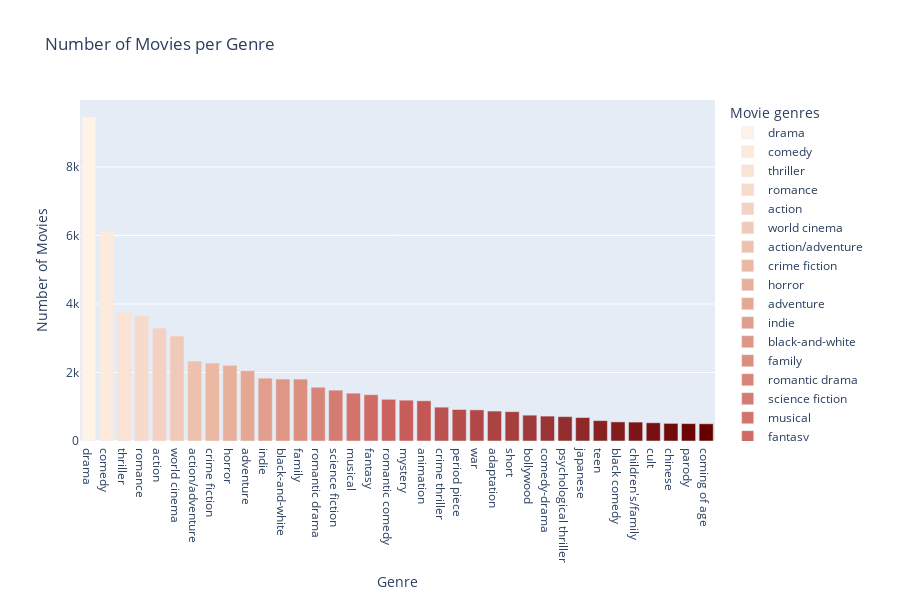

The cell this chart's notebook holds for it:
### Markdown cell above
What kind of genres do we have in this dataset ? And how many movies for each genre ?

### Code cell
plot_genre_counts(movies_genres)

### Figure 1 — Plotly figure (JSON) as saved in the notebook; plotly's stock layout.template omitted (floating-point values rounded to 4 significant figures)
{"data": [{"alignmentgroup": "True", "hovertemplate": "Movie genres=%{x}<br>Count=%{y}<extra></extra>", "legendgroup": "drama", "marker": {"color": "#fff2e6", "pattern": {"shape": ""}}, "name": "drama", "offsetgroup": "drama", "orientation": "v", "showlegend": true, "textposition": "auto", "type": "bar", "x": ["drama"], "xaxis": "x", "y": [9457], "yaxis": "y"}, {"alignmentgroup": "True", "hovertemplate": "Movie genres=%{x}<br>Count=%{y}<extra></extra>", "legendgroup": "comedy", "marker": {"color": "#fceadd", "pattern": {"shape": ""}}, "name": "comedy", "offsetgroup": "comedy", "orientation": "v", "showlegend": true, "textposition": "auto", "type": "bar", "x": ["comedy"], "xaxis": "x", "y": [6122], "yaxis": "y"}, {"alignmentgroup": "True", "hovertemplate": "Movie genres=%{x}<br>Count=%{y}<extra></extra>", "legendgroup": "thriller", "marker": {"color": "#fae2d4", "pattern": {"shape": ""}}, "name": "thriller", "offsetgroup": "thriller", "orientation": "v", "showlegend": true, "textposition": "auto", "type": "bar", "x": ["thriller"], "xaxis": "x", "y": [3762], "yaxis": "y"}, {"alignmentgroup": "True", "hovertemplate": "Movie genres=%{x}<br>Count=%{y}<extra></extra>", "legendgroup": "romance", "marker": {"color": "#f7dacb", "pattern": {"shape": ""}}, "name": "romance", "offsetgroup": "romance", "orientation": "v", "showlegend": true, "textposition": "auto", "type": "bar", "x": ["romance"], "xaxis": "x", "y": [3651], "yaxis": "y"}, {"alignmentgroup": "True", "hovertemplate": "Movie genres=%{x}<br>Count=%{y}<extra></extra>", "legendgroup": "action", "marker": {"color": "#f4d1c1", "pattern": {"shape": ""}}, "name": "action", "offsetgroup": "action", "orientation": "v", "showlegend": true, "textposition": "auto", "type": "bar", "x": ["action"], "xaxis": "x", "y": [3297], "yaxis": "y"}, {"alignmentgroup": "True", "hovertemplate": "Movie genres=%{x}<br>Count=%{y}<extra></extra>", "legendgroup": "world cinema", "marker": {"color": "#f1c9b8", "pattern": {"shape": ""}}, "name": "world cinema", "offsetgroup": "world cinema", "orientation": "v", "showlegend": true, "textposition": "auto", "type": "bar", "x": ["world cinema"], "xaxis": "x", "y": [3064], "yaxis": "y"}, {"alignmentgroup": "True", "hovertemplate": "Movie genres=%{x}<br>Count=%{y}<extra></extra>", "legendgroup": "action/adventure", "marker": {"color": "#eec1af", "pattern": {"shape": ""}}, "name": "action/adventure", "offsetgroup": "action/adventure", "orientation": "v", "showlegend": true, "textposition": "auto", "type": "bar", "x": ["action/adventure"], "xaxis": "x", "y": [2332], "yaxis": "y"}, {"alignmentgroup": "True", "hovertemplate": "Movie genres=%{x}<br>Count=%{y}<extra></extra>", "legendgroup": "crime fiction", "marker": {"color": "#ebb8a4", "pattern": {"shape": ""}}, "name": "crime fiction", "offsetgroup": "crime fiction", "orientation": "v", "showlegend": true, "textposition": "auto", "type": "bar", "x": ["crime fiction"], "xaxis": "x", "y": [2276], "yaxis": "y"}, {"alignmentgroup": "True", "hovertemplate": "Movie genres=%{x}<br>Count=%{y}<extra></extra>", "legendgroup": "horror", "marker": {"color": "#e8b09b", "pattern": {"shape": ""}}, "name": "horror", "offsetgroup": "horror", "orientation": "v", "showlegend": true, "textposition": "auto", "type": "bar", "x": ["horror"], "xaxis": "x", "y": [2208], "yaxis": "y"}, {"alignmentgroup": "True", "hovertemplate": "Movie genres=%{x}<br>Count=%{y}<extra></extra>", "legendgroup": "adventure", "marker": {"color": "#e5a893", "pattern": {"shape": ""}}, "name": "adventure", "offsetgroup": "adventure", "orientation": "v", "showlegend": true, "textposition": "auto", "type": "bar", "x": ["adventure"], "xaxis": "x", "y": [2053], "yaxis": "y"}, {"alignmentgroup": "True", "hovertemplate": "Movie genres=%{x}<br>Count=%{y}<extra></extra>", "legendgroup": "indie", "marker": {"color": "#e29e8c", "pattern": {"shape": ""}}, "name": "indie", "offsetgroup": "indie", "orientation": "v", "showlegend": true, "textposition": "auto", "type": "bar", "x": ["indie"], "xaxis": "x", "y": [1834], "yaxis": "y"}, {"alignmentgroup": "True", "hovertemplate": "Movie genres=%{x}<br>Count=%{y}<extra></extra>", "legendgroup": "black-and-white", "marker": {"color": "#df9685", "pattern": {"shape": ""}}, "name": "black-and-white", "offsetgroup": "black-and-white", "orientation": "v", "showlegend": true, "textposition": "auto", "type": "bar", "x": ["black-and-white"], "xaxis": "x", "y": [1808], "yaxis": "y"}, {"alignmentgroup": "True", "hovertemplate": "Movie genres=%{x}<br>Count=%{y}<extra></extra>", "legendgroup": "family", "marker": {"color": "#dc8e7f", "pattern": {"shape": ""}}, "name": "family", "offsetgroup": "family", "orientation": "v", "showlegend": true, "textposition": "auto", "type": "bar", "x": ["family"], "xaxis": "x", "y": [1807], "yaxis": "y"}, {"alignmentgroup": "True", "hovertemplate": "Movie genres=%{x}<br>Count=%{y}<extra></extra>", "legendgroup": "romantic drama", "marker": {"color": "#d88478", "pattern": {"shape": ""}}, "name": "romantic drama", "offsetgroup": "romantic drama", "orientation": "v", "showlegend": true, "textposition": "auto", "type": "bar", "x": ["romantic drama"], "xaxis": "x", "y": [1570], "yaxis": "y"}, {"alignmentgroup": "True", "hovertemplate": "Movie genres=%{x}<br>Count=%{y}<extra></extra>", "legendgroup": "science fiction", "marker": {"color": "#d57c72", "pattern": {"shape": ""}}, "name": "science fiction", "offsetgroup": "science fiction", "orientation": "v", "showlegend": true, "textposition": "auto", "type": "bar", "x": ["science fiction"], "xaxis": "x", "y": [1485], "yaxis": "y"}, {"alignmentgroup": "True", "hovertemplate": "Movie genres=%{x}<br>Count=%{y}<extra></extra>", "legendgroup": "musical", "marker": {"color": "#d2746c", "pattern": {"shape": ""}}, "name": "musical", "offsetgroup": "musical", "orientation": "v", "showlegend": true, "textposition": "auto", "type": "bar", "x": ["musical"], "xaxis": "x", "y": [1397], "yaxis": "y"}, {"alignmentgroup": "True", "hovertemplate": "Movie genres=%{x}<br>Count=%{y}<extra></extra>", "legendgroup": "fantasy", "marker": {"color": "#cf6a64", "pattern": {"shape": ""}}, "name": "fantasy", "offsetgroup": "fantasy", "orientation": "v", "showlegend": true, "textposition": "auto", "type": "bar", "x": ["fantasy"], "xaxis": "x", "y": [1351], "yaxis": "y"}, {"alignmentgroup": "True", "hovertemplate": "Movie genres=%{x}<br>Count=%{y}<extra></extra>", "legendgroup": "romantic comedy", "marker": {"color": "#cc625e", "pattern": {"shape": ""}}, "name": "romantic comedy", "offsetgroup": "romantic comedy", "orientation": "v", "showlegend": true, "textposition": "auto", "type": "bar", "x": ["romantic comedy"], "xaxis": "x", "y": [1217], "yaxis": "y"}, {"alignmentgroup": "True", "hovertemplate": "Movie genres=%{x}<br>Count=%{y}<extra></extra>", "legendgroup": "mystery", "marker": {"color": "#c75c59", "pattern": {"shape": ""}}, "name": "mystery", "offsetgroup": "mystery", "orientation": "v", "showlegend": true, "textposition": "auto", "type": "bar", "x": ["mystery"], "xaxis": "x", "y": [1192], "yaxis": "y"}, {"alignmentgroup": "True", "hovertemplate": "Movie genres=%{x}<br>Count=%{y}<extra></extra>", "legendgroup": "animation", "marker": {"color": "#c25754", "pattern": {"shape": ""}}, "name": "animation", "offsetgroup": "animation", "orientation": "v", "showlegend": true, "textposition": "auto", "type": "bar", "x": ["animation"], "xaxis": "x", "y": [1174], "yaxis": "y"}, {"alignmentgroup": "True", "hovertemplate": "Movie genres=%{x}<br>Count=%{y}<extra></extra>", "legendgroup": "crime thriller", "marker": {"color": "#bc524f", "pattern": {"shape": ""}}, "name": "crime thriller", "offsetgroup": "crime thriller", "orientation": "v", "showlegend": true, "textposition": "auto", "type": "bar", "x": ["crime thriller"], "xaxis": "x", "y": [988], "yaxis": "y"}, {"alignmentgroup": "True", "hovertemplate": "Movie genres=%{x}<br>Count=%{y}<extra></extra>", "legendgroup": "period piece", "marker": {"color": "#b64d4b", "pattern": {"shape": ""}}, "name": "period piece", "offsetgroup": "period piece", "orientation": "v", "showlegend": true, "textposition": "auto", "type": "bar", "x": ["period piece"], "xaxis": "x", "y": [920], "yaxis": "y"}, {"alignmentgroup": "True", "hovertemplate": "Movie genres=%{x}<br>Count=%{y}<extra></extra>", "legendgroup": "war", "marker": {"color": "#b14847", "pattern": {"shape": ""}}, "name": "war", "offsetgroup": "war", "orientation": "v", "showlegend": true, "textposition": "auto", "type": "bar", "x": ["war"], "xaxis": "x", "y": [909], "yaxis": "y"}, {"alignmentgroup": "True", "hovertemplate": "Movie genres=%{x}<br>Count=%{y}<extra></extra>", "legendgroup": "adaptation", "marker": {"color": "#ab4342", "pattern": {"shape": ""}}, "name": "adaptation", "offsetgroup": "adaptation", "orientation": "v", "showlegend": true, "textposition": "auto", "type": "bar", "x": ["adaptation"], "xaxis": "x", "y": [874], "yaxis": "y"}, {"alignmentgroup": "True", "hovertemplate": "Movie genres=%{x}<br>Count=%{y}<extra></extra>", "legendgroup": "short", "marker": {"color": "#a53e3d", "pattern": {"shape": ""}}, "name": "short", "offsetgroup": "short", "orientation": "v", "showlegend": true, "textposition": "auto", "type": "bar", "x": ["short"], "xaxis": "x", "y": [857], "yaxis": "y"}, {"alignmentgroup": "True", "hovertemplate": "Movie genres=%{x}<br>Count=%{y}<extra></extra>", "legendgroup": "bollywood", "marker": {"color": "#a03939", "pattern": {"shape": ""}}, "name": "bollywood", "offsetgroup": "bollywood", "orientation": "v", "showlegend": true, "textposition": "auto", "type": "bar", "x": ["bollywood"], "xaxis": "x", "y": [754], "yaxis": "y"}, {"alignmentgroup": "True", "hovertemplate": "Movie genres=%{x}<br>Count=%{y}<extra></extra>", "legendgroup": "comedy-drama", "marker": {"color": "#9a3434", "pattern": {"shape": ""}}, "name": "comedy-drama", "offsetgroup": "comedy-drama", "orientation": "v", "showlegend": true, "textposition": "auto", "type": "bar", "x": ["comedy-drama"], "xaxis": "x", "y": [727], "yaxis": "y"}, {"alignmentgroup": "True", "hovertemplate": "Movie genres=%{x}<br>Count=%{y}<extra></extra>", "legendgroup": "psychological thriller", "marker": {"color": "#942e2e", "pattern": {"shape": ""}}, "name": "psychological thriller", "offsetgroup": "psychological thriller", "orientation": "v", "showlegend": true, "textposition": "auto", "type": "bar", "x": ["psychological thriller"], "xaxis": "x", "y": [712], "yaxis": "y"}, {"alignmentgroup": "True", "hovertemplate": "Movie genres=%{x}<br>Count=%{y}<extra></extra>", "legendgroup": "japanese", "marker": {"color": "#8f2929", "pattern": {"shape": ""}}, "name": "japanese", "offsetgroup": "japanese", "orientation": "v", "showlegend": true, "textposition": "auto", "type": "bar", "x": ["japanese"], "xaxis": "x", "y": [685], "yaxis": "y"}, {"alignmentgroup": "True", "hovertemplate": "Movie genres=%{x}<br>Count=%{y}<extra></extra>", "legendgroup": "teen", "marker": {"color": "#882222", "pattern": {"shape": ""}}, "name": "teen", "offsetgroup": "teen", "orientation": "v", "showlegend": true, "textposition": "auto", "type": "bar", "x": ["teen"], "xaxis": "x", "y": [595], "yaxis": "y"}, {"alignmentgroup": "True", "hovertemplate": "Movie genres=%{x}<br>Count=%{y}<extra></extra>", "legendgroup": "black comedy", "marker": {"color": "#831d1d", "pattern": {"shape": ""}}, "name": "black comedy", "offsetgroup": "black comedy", "orientation": "v", "showlegend": true, "textposition": "auto", "type": "bar", "x": ["black comedy"], "xaxis": "x", "y": [558], "yaxis": "y"}, {"alignmentgroup": "True", "hovertemplate": "Movie genres=%{x}<br>Count=%{y}<extra></extra>", "legendgroup": "children's/family", "marker": {"color": "#7d1717", "pattern": {"shape": ""}}, "name": "children's/family", "offsetgroup": "children's/family", "orientation": "v", "showlegend": true, "textposition": "auto", "type": "bar", "x": ["children's/family"], "xaxis": "x", "y": [552], "yaxis": "y"}, {"alignmentgroup": "True", "hovertemplate": "Movie genres=%{x}<br>Count=%{y}<extra></extra>", "legendgroup": "cult", "marker": {"color": "#771111", "pattern": {"shape": ""}}, "name": "cult", "offsetgroup": "cult", "orientation": "v", "showlegend": true, "textposition": "auto", "type": "bar", "x": ["cult"], "xaxis": "x", "y": [532], "yaxis": "y"}, {"alignmentgroup": "True", "hovertemplate": "Movie genres=%{x}<br>Count=%{y}<extra></extra>", "legendgroup": "chinese", "marker": {"color": "#710b0b", "pattern": {"shape": ""}}, "name": "chinese", "offsetgroup": "chinese", "orientation": "v", "showlegend": true, "textposition": "auto", "type": "bar", "x": ["chinese"], "xaxis": "x", "y": [514], "yaxis": "y"}, {"alignmentgroup": "True", "hovertemplate": "Movie genres=%{x}<br>Count=%{y}<extra></extra>", "legendgroup": "parody", "marker": {"color": "#6c0606", "pattern": {"shape": ""}}, "name": "parody", "offsetgroup": "parody", "orientation": "v", "showlegend": true, "textposition": "auto", "type": "bar", "x": ["parody"], "xaxis": "x", "y": [508], "yaxis": "y"}, {"alignmentgroup": "True", "hovertemplate": "Movie genres=%{x}<br>Count=%{y}<extra></extra>", "legendgroup": "coming of age", "marker": {"color": "#660000", "pattern": {"shape": ""}}, "name": "coming of age", "offsetgroup": "coming of age", "orientation": "v", "showlegend": true, "textposition": "auto", "type": "bar", "x": ["coming of age"], "xaxis": "x", "y": [502], "yaxis": "y"}], "layout": {"barmode": "relative", "height": 600, "legend": {"title": {"text": "Movie genres"}, "tracegroupgap": 0}, "title": {"text": "Number of Movies per Genre"}, "width": 900, "xaxis": {"anchor": "y", "categoryarray": ["drama", "comedy", "thriller", "romance", "action", "world cinema", "action/adventure", "crime fiction", "horror", "adventure", "indie", "black-and-white", "family", "romantic drama", "science fiction", "musical", "fantasy", "romantic comedy", "mystery", "animation", "crime thriller", "period piece", "war", "adaptation", "short", "bollywood", "comedy-drama", "psychological thriller", "japanese", "teen", "black comedy", "children's/family", "cult", "chinese", "parody", "coming of age"], "categoryorder": "array", "domain": [0, 1], "title": {"text": "Genre"}}, "yaxis": {"anchor": "x", "domain": [0, 1], "title": {"text": "Number of Movies"}}}}
